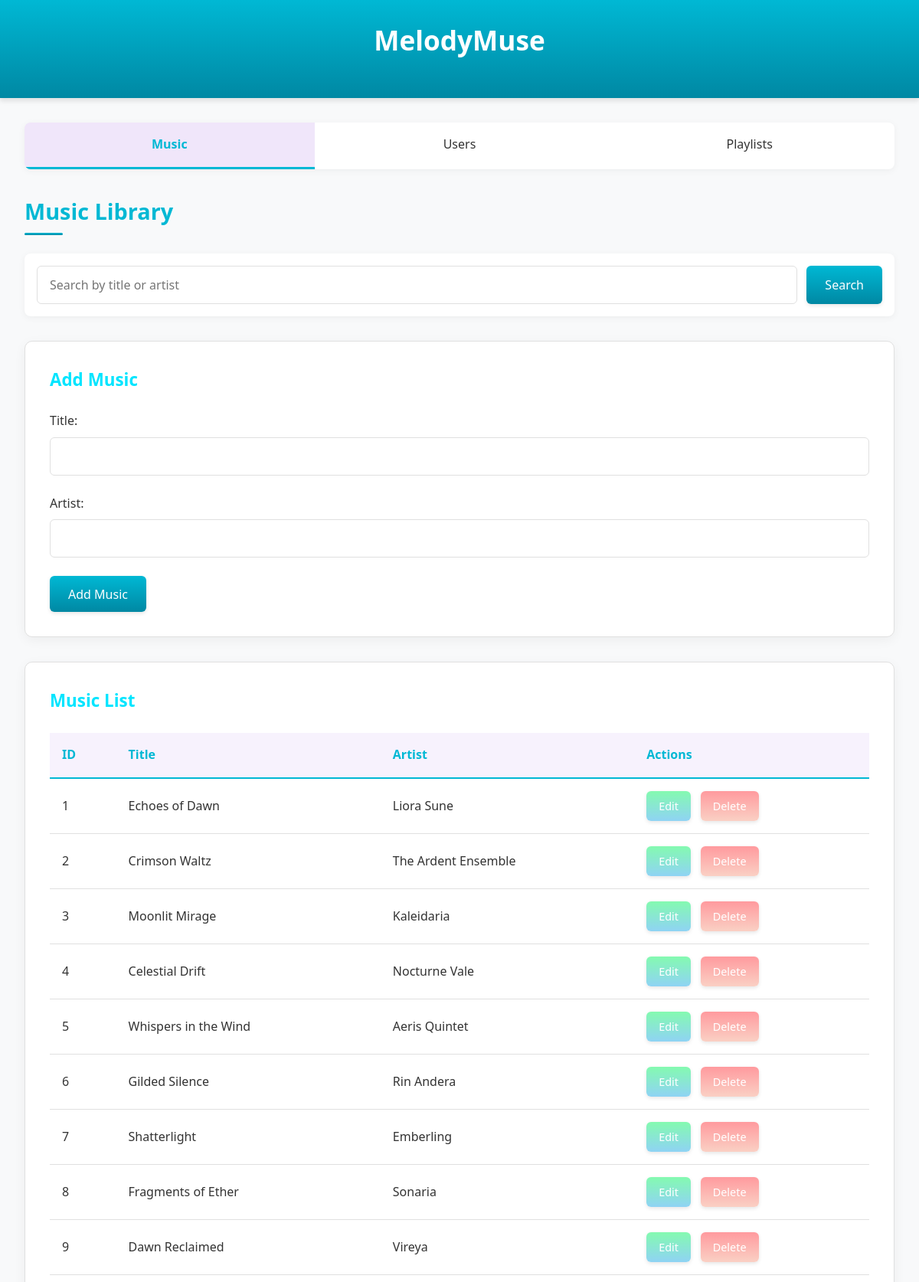
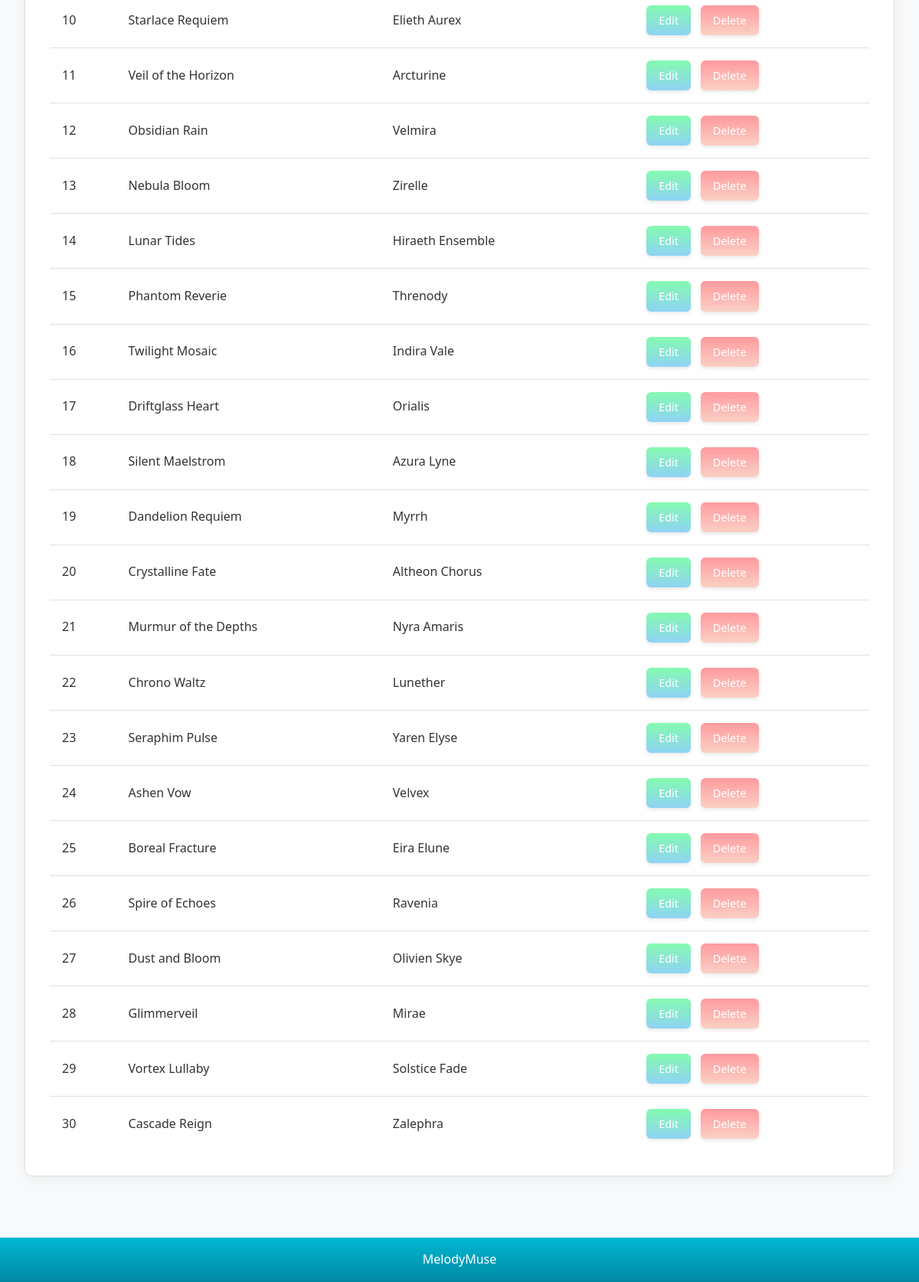
The page / on the database its author committed (2 pictures, top to bottom).
### tables this page shows
CREATE TABLE `music` (
  `id` int NOT NULL,
  `title` varchar(100) NOT NULL,
  `artist` varchar(100) DEFAULT NULL
);

### config/db.php (called while the page is built, shortened)
<?php
class Database {
    private $host = "localhost";
    private $username = "root";
    private $password = "";
    private $dbname = "db_melody";
    public function __construct() {
        try {
            $this->conn = new PDO("mysql:host=$this->host;dbname=$this->dbname", $this->username, $this->password);
        } catch (PDOException $e) {
            die("Database Connection Error: " . $e->getMessage());
        }
    }
}
?>

### class/Music.php (called while the page is built, shortened)
<?php
require_once 'config/db.php';
class Music {
    private $db;
    public function __construct() {
        $this->db = (new Database())->conn;
    }
    public function getAllMusic($search = '') {
        if (!empty($search)) {
            $stmt = $this->db->prepare("SELECT * FROM music WHERE title LIKE ? OR artist LIKE ?");
            $searchTerm = "%$search%";
            $stmt->execute([$searchTerm, $searchTerm]);
        } else {
            $stmt = $this->db->query("SELECT * FROM music");
        }
        return $stmt->fetchAll(PDO::FETCH_ASSOC);
    }
}
?>

### view/music.php (the view, shortened to what this page needs)
<section class="music-section">
    <h2>Music Library</h2>
    <form method="GET" action="?page=music" class="search-form">
        <input type="text" name="search" placeholder="Search by title or artist" value="<?php echo isset($_GET['search']) ? htmlspecialchars($_GET['search']) : ''; ?>">
        <button type="submit">Search</button>
    </form>
    <div class="form-container">
        <h3><?php echo isset($_GET['edit']) ? 'Edit' : 'Add'; ?> Music</h3>
        <form method="POST" action="index.php?page=music">
            <div class="form-group">
                <label for="title">Title:</label>
                <input type="text" id="title" name="title" required value="<?php echo isset($editMusic) ? htmlspecialchars($editMusic['title']) : ''; ?>">
            </div>
            <div class="form-group">
                <label for="artist">Artist:</label>
                <input type="text" id="artist" name="artist" required value="<?php echo isset($editMusic) ? htmlspecialchars($editMusic['artist']) : ''; ?>">
            </div>
            <button type="submit" name="<?php echo isset($_GET['edit']) ? 'update_music' : 'add_music'; ?>">
                <?php echo isset($_GET['edit']) ? 'Update' : 'Add'; ?> Music
            </button>
        </form>
    </div>
    <div class="table-container">
        <h3>Music List</h3>
        <?php if(empty($musicList)): ?>
            <p>No music found.</p>
        <?php else: ?>
            <table>
                <thead>
                    <tr>
                        <th>ID</th>
                        <th>Title</th>
                        <th>Artist</th>
                        <th>Actions</th>
                    </tr>
                </thead>
                <tbody>
                    <?php foreach($musicList as $music): ?>
                        <tr>
                            <td><?php echo $music['id']; ?></td>
                            <td><?php echo htmlspecialchars($music['title']); ?></td>
                            <td><?php echo htmlspecialchars($music['artist']); ?></td>
                            <td class="actions">
                                <a href="?page=music&edit=<?php echo $music['id']; ?>" class="edit-btn">Edit</a>
                                <a href="?page=music&delete=<?php echo $music['id']; ?>" class="delete-btn" onclick="return confirm('Are you sure you want to delete this music?')">Delete</a>
                            </td>
                        </tr>
                    <?php endforeach; ?>
                </tbody>
            </table>
        <?php endif; ?>
    </div>
</section>

### index.php (shortened to what this page needs)
<?php
require_once 'class/Music.php';
$music = new Music();
$page = isset($_GET['page']) ? $_GET['page'] : 'music';
if ($page == 'music') {
    $search = isset($_GET['search']) ? $_GET['search'] : '';
    $musicList = $music->getAllMusic($search);
}
?>
<!DOCTYPE html>
<html lang="en">
<head>
    <link rel="stylesheet" href="style.css">
</head>
<body>
    <?php include 'view/header.php'; ?>
    <main>
        <nav class="main-nav">
            <a href="?page=music" class="<?php echo $page == 'music' ? 'active' : ''; ?>">Music</a>
            <a href="?page=users" class="<?php echo $page == 'users' ? 'active' : ''; ?>">Users</a>
            <a href="?page=playlists" class="<?php echo $page == 'playlists' ? 'active' : ''; ?>">Playlists</a>
        </nav>
        <?php
        if ($page == 'music') include 'view/music.php';
        elseif ($page == 'users') include 'view/users.php';
        elseif ($page == 'playlists') include 'view/playlists.php';
        elseif ($page == 'playlist_details') include 'view/playlist_details.php';
        else include 'view/music.php';
        ?>
    </main>
    <?php include 'view/footer.php'; ?>
</body>
</html>

### view/header.php (shortened to what this page needs)
<!DOCTYPE html>
<html lang="en">
<head>
    <link rel="stylesheet" href="style.css">
</head>
<body>
    <header>
        <h1>MelodyMuse</h1>
    </header>

### view/footer.php
<footer>
        <p>MelodyMuse</p>
    </footer>
</body>
</html>

### style.css (style rules this page uses)
* { margin: 0; padding: 0; box-sizing: border-box; font-family: 'Segoe UI', Tahoma, Geneva, Verdana, sans-serif; }
:root { --primary-gradient: linear-gradient(180deg, #00b8d4 0%, #0088a3 100%); --secondary-gradient: linear-gradient(180deg, #00e5ff 0%, #00b0ff 100%); --success-gradient: linear-gradient(180deg, #84fab0 0%, #8fd3f4 100%); --danger-gradient: linear-gradient(180deg, #ff9a9e 0%, #fad0c4 100%); --warning-gradient: linear-gradient(180deg, #ffecd2 0%, #fcb69f 100%); --info-gradient: linear-gradient(180deg, #a1c4fd 0%, #c2e9fb 100%); --primary-color: #00b8d4; --secondary-color: #00e5ff; --success-color: #00e676; --danger-color: #ff5252; --warning-color: #ffab40; --info-color: #40c4ff; --text-color: #333; --text-light: #666; --text-lighter: #999; --bg-color: #f8f9fa; --bg-light: #ffffff; --border-color: #e0e0e0; }
body { line-height: 1.6; color: var(--text-color); background-color: var(--bg-color); min-height: 100vh; display: flex; flex-direction: column; }
header { background: var(--primary-gradient); color: white; padding: 1.5rem; text-align: center; box-shadow: 0 4px 6px rgba(0, 0, 0, 0.1); }
main { max-width: 1200px; width: 100%; margin: 0 auto; padding: 2rem; flex: 1; }
footer { background: var(--primary-gradient); color: white; text-align: center; padding: 1rem; margin-top: auto; }
h1, h2, h3 { margin-bottom: 1.5rem; font-weight: 600; }
h1 { font-size: 2.2rem; }
h2 { font-size: 1.8rem; color: var(--primary-color); }
h3 { font-size: 1.4rem; color: var(--secondary-color); }
.main-nav { display: flex; background: white; margin-bottom: 2rem; border-radius: 8px; overflow: hidden; box-shadow: 0 2px 10px rgba(0, 0, 0, 0.05); }
.main-nav a { color: var(--text-color); padding: 1rem 1.5rem; text-decoration: none; transition: all 0.3s ease; font-weight: 500; flex: 1; text-align: center; border-bottom: 3px solid transparent; }
.main-nav a.active { background: rgba(106, 17, 203, 0.1); border-bottom: 3px solid var(--primary-color); color: var(--primary-color); font-weight: 600; }
.form-container { background: var(--bg-light); padding: 2rem; margin-bottom: 2rem; border-radius: 10px; box-shadow: 0 4px 15px rgba(0, 0, 0, 0.05); border: 1px solid var(--border-color); }
.table-container { background: var(--bg-light); padding: 2rem; border-radius: 10px; box-shadow: 0 4px 15px rgba(0, 0, 0, 0.05); overflow-x: auto; border: 1px solid var(--border-color); margin-bottom: 2rem; }
table { width: 100%; border-collapse: collapse; }
table th, table td { padding: 1rem; text-align: left; }
table th { background: rgba(106, 17, 203, 0.05); color: var(--primary-color); font-weight: 600; border-bottom: 2px solid var(--primary-color); }
table tr { border-bottom: 1px solid var(--border-color); transition: background 0.3s ease; }
table tr:last-child { border-bottom: none; }
.form-group { margin-bottom: 1.5rem; }
.form-group label { display: block; margin-bottom: 0.5rem; font-weight: 500; color: var(--text-color); }
.form-group input, .form-group select { width: 100%; padding: 0.8rem 1rem; border: 1px solid var(--border-color); border-radius: 6px; font-size: 1rem; transition: all 0.3s ease; }
button { background: var(--primary-gradient); color: white; border: none; padding: 0.8rem 1.5rem; cursor: pointer; border-radius: 6px; font-size: 1rem; font-weight: 500; transition: all 0.3s ease; box-shadow: 0 2px 5px rgba(0, 0, 0, 0.1); }
.actions { display: flex; gap: 0.8rem; }
.edit-btn, .delete-btn, .view-btn, .back-btn, .cancel-btn, .clear-search { display: inline-block; padding: 0.5rem 1rem; border-radius: 6px; text-decoration: none; color: white; font-size: 0.9rem; font-weight: 500; transition: all 0.3s ease; box-shadow: 0 2px 5px rgba(0, 0, 0, 0.1); }
.edit-btn { background: var(--success-gradient); }
.delete-btn { background: var(--danger-gradient); }
.search-form { display: flex; margin-bottom: 2rem; gap: 0.8rem; background: white; padding: 1rem; border-radius: 8px; box-shadow: 0 2px 10px rgba(0, 0, 0, 0.05); }
.search-form input { flex: 1; padding: 0.8rem 1rem; border: 1px solid var(--border-color); border-radius: 6px; font-size: 1rem; transition: all 0.3s ease; }
.search-form button { background: var(--primary-gradient); }
section { margin-bottom: 2rem; }
section h2 { position: relative; padding-bottom: 0.5rem; }
section h2::after { content: ''; position: absolute; bottom: 0; left: 0; width: 50px; height: 3px; background: var(--primary-gradient); border-radius: 3px; }
.music-section, .users-section, .playlists-section { margin-bottom: 3rem; }

### rows shown on the page
music: id "1", title "Echoes of Dawn", artist "Liora Sune"
music: id "2", title "Crimson Waltz", artist "The Ardent Ensemble"
music: id "3", title "Moonlit Mirage", artist "Kaleidaria"
music: id "4", title "Celestial Drift", artist "Nocturne Vale"
music: id "5", title "Whispers in the Wind", artist "Aeris Quintet"
music: id "6", title "Gilded Silence", artist "Rin Andera"
music: id "7", title "Shatterlight", artist "Emberling"
music: id "8", title "Fragments of Ether", artist "Sonaria"
music: id "9", title "Dawn Reclaimed", artist "Vireya"
music: id "10", title "Starlace Requiem", artist "Elieth Aurex"
music: id "11", title "Veil of the Horizon", artist "Arcturine"
music: id "12", title "Obsidian Rain", artist "Velmira"
music: id "13", title "Nebula Bloom", artist "Zirelle"
music: id "14", title "Lunar Tides", artist "Hiraeth Ensemble"
music: id "15", title "Phantom Reverie", artist "Threnody"
music: id "16", title "Twilight Mosaic", artist "Indira Vale"
music: id "17", title "Driftglass Heart", artist "Orialis"
music: id "18", title "Silent Maelstrom", artist "Azura Lyne"
music: id "19", title "Dandelion Requiem", artist "Myrrh"
music: id "20", title "Crystalline Fate", artist "Altheon Chorus"
music: id "21", title "Murmur of the Depths", artist "Nyra Amaris"
music: id "22", title "Chrono Waltz", artist "Lunether"
music: id "23", title "Seraphim Pulse", artist "Yaren Elyse"
music: id "24", title "Ashen Vow", artist "Velvex"
music: id "25", title "Boreal Fracture", artist "Eira Elune"
music: id "26", title "Spire of Echoes", artist "Ravenia"
music: id "27", title "Dust and Bloom", artist "Olivien Skye"
music: id "28", title "Glimmerveil", artist "Mirae"
music: id "29", title "Vortex Lullaby", artist "Solstice Fade"
music: id "30", title "Cascade Reign", artist "Zalephra"
